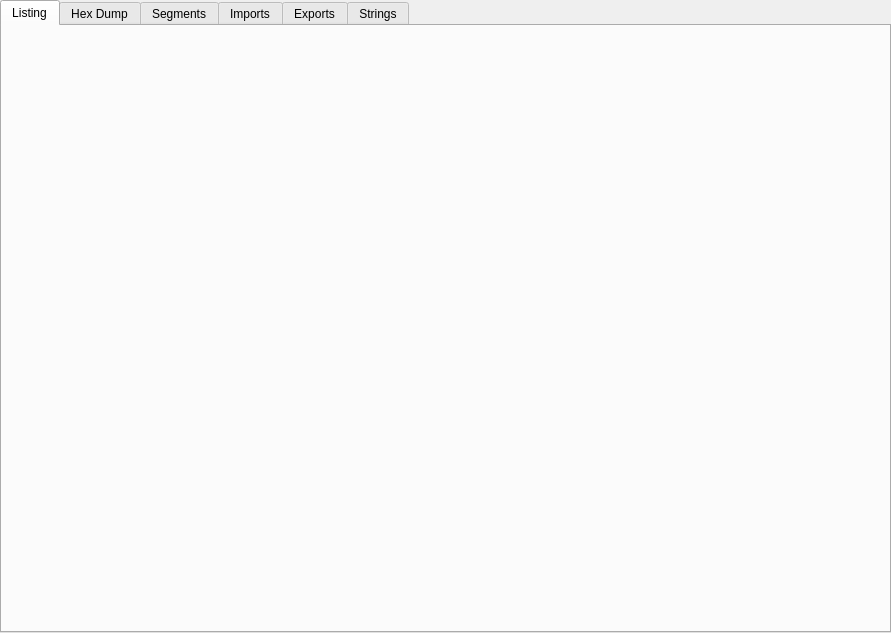
<?xml version="1.0" encoding="UTF-8"?>
<ui version="4.0">
 <class>DisassemblerView</class>
 <widget class="QWidget" name="DisassemblerView">
  <property name="geometry">
   <rect>
    <x>0</x>
    <y>0</y>
    <width>891</width>
    <height>633</height>
   </rect>
  </property>
  <property name="windowTitle">
   <string>Form</string>
  </property>
  <layout class="QVBoxLayout" name="verticalLayout">
   <property name="spacing">
    <number>0</number>
   </property>
   <property name="leftMargin">
    <number>0</number>
   </property>
   <property name="topMargin">
    <number>0</number>
   </property>
   <property name="rightMargin">
    <number>0</number>
   </property>
   <property name="bottomMargin">
    <number>0</number>
   </property>
   <item>
    <widget class="QTabWidget" name="tabView">
     <property name="tabPosition">
      <enum>QTabWidget::North</enum>
     </property>
     <property name="currentIndex">
      <number>0</number>
     </property>
     <widget class="QWidget" name="tabListing">
      <attribute name="title">
       <string>Listing</string>
      </attribute>
      <layout class="QVBoxLayout" name="verticalLayout_2">
       <property name="spacing">
        <number>0</number>
       </property>
       <property name="leftMargin">
        <number>0</number>
       </property>
       <property name="topMargin">
        <number>0</number>
       </property>
       <property name="rightMargin">
        <number>0</number>
       </property>
       <property name="bottomMargin">
        <number>0</number>
       </property>
       <item>
        <widget class="QStackedWidget" name="stackedWidget"/>
       </item>
      </layout>
     </widget>
     <widget class="QWidget" name="tabHexDump">
      <attribute name="title">
       <string>Hex Dump</string>
      </attribute>
      <layout class="QVBoxLayout" name="verticalLayout_4">
       <property name="spacing">
        <number>0</number>
       </property>
       <property name="leftMargin">
        <number>0</number>
       </property>
       <property name="topMargin">
        <number>0</number>
       </property>
       <property name="rightMargin">
        <number>0</number>
       </property>
       <property name="bottomMargin">
        <number>0</number>
       </property>
       <item>
        <widget class="QWidget" name="widget" native="true"/>
       </item>
      </layout>
     </widget>
     <widget class="QWidget" name="tabSegments">
      <attribute name="title">
       <string>Segments</string>
      </attribute>
      <layout class="QVBoxLayout" name="verticalLayout_3">
       <property name="spacing">
        <number>0</number>
       </property>
       <property name="leftMargin">
        <number>0</number>
       </property>
       <property name="topMargin">
        <number>0</number>
       </property>
       <property name="rightMargin">
        <number>0</number>
       </property>
       <property name="bottomMargin">
        <number>0</number>
       </property>
       <item>
        <widget class="QTableView" name="tvSegments">
         <property name="frameShape">
          <enum>QFrame::NoFrame</enum>
         </property>
         <property name="frameShadow">
          <enum>QFrame::Plain</enum>
         </property>
         <property name="lineWidth">
          <number>0</number>
         </property>
         <property name="editTriggers">
          <set>QAbstractItemView::NoEditTriggers</set>
         </property>
         <property name="selectionBehavior">
          <enum>QAbstractItemView::SelectRows</enum>
         </property>
         <property name="showGrid">
          <bool>false</bool>
         </property>
         <property name="wordWrap">
          <bool>false</bool>
         </property>
         <attribute name="horizontalHeaderHighlightSections">
          <bool>false</bool>
         </attribute>
         <attribute name="horizontalHeaderStretchLastSection">
          <bool>false</bool>
         </attribute>
         <attribute name="verticalHeaderVisible">
          <bool>false</bool>
         </attribute>
        </widget>
       </item>
      </layout>
     </widget>
     <widget class="QWidget" name="tabImports">
      <attribute name="title">
       <string>Imports</string>
      </attribute>
      <layout class="QVBoxLayout" name="verticalLayout_7">
       <property name="spacing">
        <number>0</number>
       </property>
       <property name="leftMargin">
        <number>0</number>
       </property>
       <property name="topMargin">
        <number>0</number>
       </property>
       <property name="rightMargin">
        <number>0</number>
       </property>
       <property name="bottomMargin">
        <number>0</number>
       </property>
       <item>
        <widget class="QTableView" name="tvImports">
         <property name="contextMenuPolicy">
          <enum>Qt::CustomContextMenu</enum>
         </property>
         <property name="frameShape">
          <enum>QFrame::NoFrame</enum>
         </property>
         <property name="frameShadow">
          <enum>QFrame::Plain</enum>
         </property>
         <property name="lineWidth">
          <number>0</number>
         </property>
         <property name="editTriggers">
          <set>QAbstractItemView::NoEditTriggers</set>
         </property>
         <property name="selectionBehavior">
          <enum>QAbstractItemView::SelectRows</enum>
         </property>
         <property name="showGrid">
          <bool>false</bool>
         </property>
         <property name="wordWrap">
          <bool>false</bool>
         </property>
         <attribute name="horizontalHeaderHighlightSections">
          <bool>false</bool>
         </attribute>
         <attribute name="horizontalHeaderStretchLastSection">
          <bool>false</bool>
         </attribute>
         <attribute name="verticalHeaderVisible">
          <bool>false</bool>
         </attribute>
        </widget>
       </item>
      </layout>
     </widget>
     <widget class="QWidget" name="tabExports">
      <attribute name="title">
       <string>Exports</string>
      </attribute>
      <layout class="QVBoxLayout" name="verticalLayout_8">
       <property name="spacing">
        <number>0</number>
       </property>
       <property name="leftMargin">
        <number>0</number>
       </property>
       <property name="topMargin">
        <number>0</number>
       </property>
       <property name="rightMargin">
        <number>0</number>
       </property>
       <property name="bottomMargin">
        <number>0</number>
       </property>
       <item>
        <widget class="QTableView" name="tvExports">
         <property name="contextMenuPolicy">
          <enum>Qt::CustomContextMenu</enum>
         </property>
         <property name="frameShape">
          <enum>QFrame::NoFrame</enum>
         </property>
         <property name="frameShadow">
          <enum>QFrame::Plain</enum>
         </property>
         <property name="lineWidth">
          <number>0</number>
         </property>
         <property name="editTriggers">
          <set>QAbstractItemView::NoEditTriggers</set>
         </property>
         <property name="selectionBehavior">
          <enum>QAbstractItemView::SelectRows</enum>
         </property>
         <property name="showGrid">
          <bool>false</bool>
         </property>
         <property name="wordWrap">
          <bool>false</bool>
         </property>
         <attribute name="horizontalHeaderHighlightSections">
          <bool>false</bool>
         </attribute>
         <attribute name="horizontalHeaderStretchLastSection">
          <bool>false</bool>
         </attribute>
         <attribute name="verticalHeaderVisible">
          <bool>false</bool>
         </attribute>
        </widget>
       </item>
      </layout>
     </widget>
     <widget class="QWidget" name="tabStrings">
      <attribute name="title">
       <string>Strings</string>
      </attribute>
      <layout class="QVBoxLayout" name="verticalLayout_5">
       <property name="spacing">
        <number>0</number>
       </property>
       <property name="leftMargin">
        <number>0</number>
       </property>
       <property name="topMargin">
        <number>0</number>
       </property>
       <property name="rightMargin">
        <number>0</number>
       </property>
       <property name="bottomMargin">
        <number>0</number>
       </property>
       <item>
        <widget class="QTableView" name="tvStrings">
         <property name="contextMenuPolicy">
          <enum>Qt::CustomContextMenu</enum>
         </property>
         <property name="frameShape">
          <enum>QFrame::NoFrame</enum>
         </property>
         <property name="frameShadow">
          <enum>QFrame::Plain</enum>
         </property>
         <property name="lineWidth">
          <number>0</number>
         </property>
         <property name="editTriggers">
          <set>QAbstractItemView::NoEditTriggers</set>
         </property>
         <property name="selectionBehavior">
          <enum>QAbstractItemView::SelectRows</enum>
         </property>
         <property name="showGrid">
          <bool>false</bool>
         </property>
         <property name="wordWrap">
          <bool>false</bool>
         </property>
         <attribute name="horizontalHeaderHighlightSections">
          <bool>false</bool>
         </attribute>
         <attribute name="horizontalHeaderStretchLastSection">
          <bool>false</bool>
         </attribute>
         <attribute name="verticalHeaderVisible">
          <bool>false</bool>
         </attribute>
        </widget>
       </item>
      </layout>
     </widget>
    </widget>
   </item>
  </layout>
 </widget>
 <resources/>
 <connections/>
</ui>
